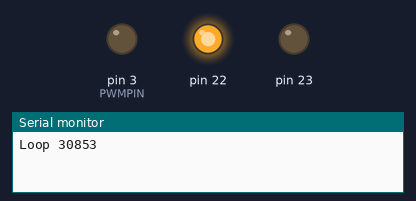
Bench run of a sketch on a simulated Arduino Uno, built with avr-gcc and run on an emulated ATmega328P. On the bench: output pins drawn as LEDs (lit = HIGH), the last lines printed to the serial monitor.

Above: at 0.1 s.
At 4.77 s:
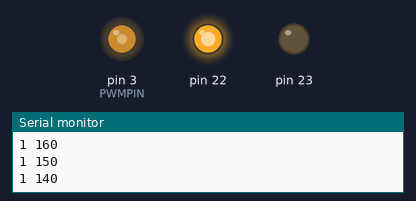
At 9.69 s:
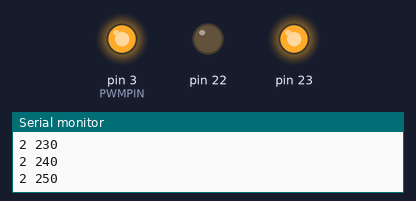
At 19.4 s:
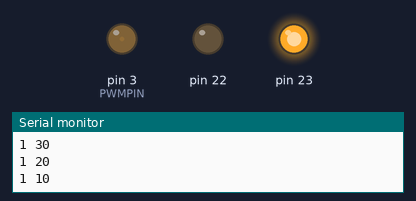
At 30.06 s:
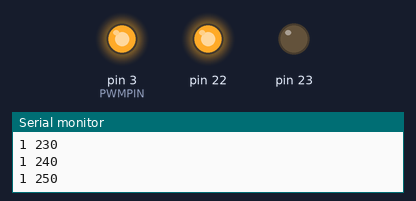
At 38.8 s:
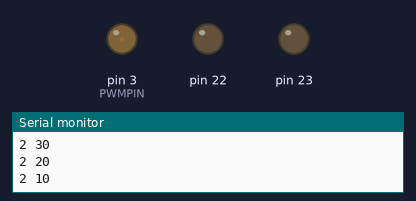
Timing chart, 0 to 40.0 s (numbered marks = the images above):
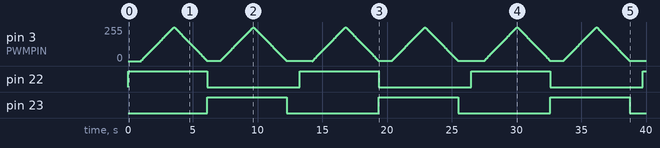

Measured:
- by itself, pin 22, pin 23: alternates HIGH for 6.1 s and LOW for 7.1 s

The sketch:

cameraSlider3_test.ino
```cpp
#define PWMPIN 3

void setup() {
  // initialize digital pin OUTLED as an output.
  Serial.begin(115200);
  pinMode(PWMPIN, OUTPUT);
  // set as outputs
  DDRB |= (1 << DDB6) | (1 << DDB7);
  TCCR1B = TCCR1B & B11111000 | B00000100;    // set timer 1 divisor to   256 for PWM frequency of   122.55 Hz
}

int freeRam2() {
  extern int __heap_start, *__brkval;
  int v;
  return (int) &v - (__brkval == 0 ? (int) &__heap_start : (int) __brkval);
}

void loop() {
  Serial.print("Loop ");
  Serial.println(freeRam2());

  // set PB6 high
  PORTB |= (1 << PORTB6);
  delay(1000);

  for (int i = 0; i < 255; i++) {
    analogWrite(PWMPIN, i);
    delay(10);
    if (i%10 == 0) {
      Serial.print("1 ");
      Serial.println(i);
    }
  }
  for (int i = 255; i >- 0; i--) {
    analogWrite(PWMPIN, i);
    delay(10);
    if (i%10 == 0) {
      Serial.print("1 ");
      Serial.println(i);
    }
  }

  // set PB6 low
  PORTB &= ~(1 << PORTB6);

  // both high
  PORTB |= (1 << PORTB7);
  delay(1000);
  for (int i = 0; i < 255; i++) {
    analogWrite(PWMPIN, i);
    delay(10);
    if (i%10 == 0) {
      Serial.print("2 ");
      Serial.println(i);
    }
  }
  for (int i = 255; i >- 0; i--) {
    analogWrite(PWMPIN, i);
    delay(10);
    if (i%10 == 0) {
      Serial.print("2 ");
      Serial.println(i);
    }
  }
  // both low
  PORTB &= ~(1 << PORTB7);
  delay(1000);


}
```
